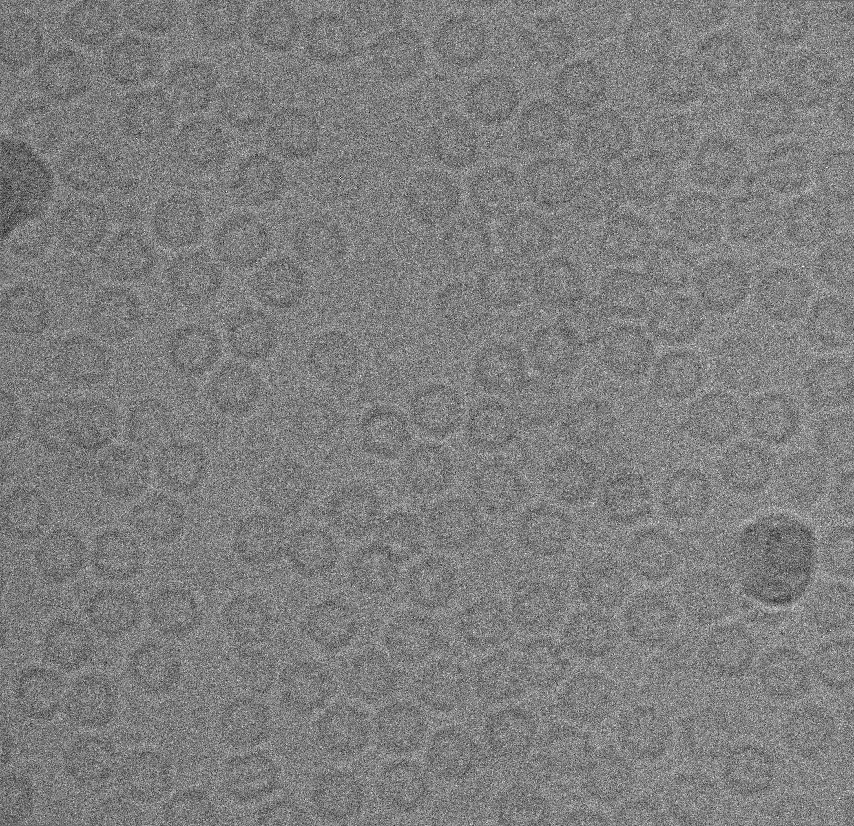
%> input picture Guide User Interface_GUI/Apoferritin cryo-EM dataset/May08_03.05.02.bin_avg.png, 854 x 826 px, shrunk from 1240 x 1200 before the run
$ octave --eval "result = K_means_Clustering(imread('../Guide User Interface_GUI/Apoferritin cryo-EM dataset/May08_03.05.02.bin_avg.png'));"   (GNU Octave 9; MATLAB toolbox functions it lacks are replaced by stand-ins)
%> lines starting %> are read from the running program, lines starting %| are printed output that depends on the picture; in (x1, y1, x2, y2) boxes, pixels count from 0 and x2, y2 are one past the last pixel; in counts of white or black regions, pixels touching at a corner belong together; the program's own positions count from 1
function [cluster_image] = K_means_Clustering(img)
%UNTITLED2 Summary of this function goes here
%   Detailed explanation goes here
 % specify number of clusters
    ab = double(img);
    nrows = size(ab,1);
    ncols = size(ab,2);
    ab = reshape(ab,nrows*ncols,1);

    nColors = 4;
    % repeat the clustering 3 times to avoid local minima
    [cluster_idx, cluster_center] = kmeans(ab,nColors,'distance','sqEuclidean', 'Replicates', 3);
%> cluster_center = [35918.7; 43028.5; 23186.5; 29993.1]

    pixel_labels = reshape(cluster_idx,nrows,ncols);
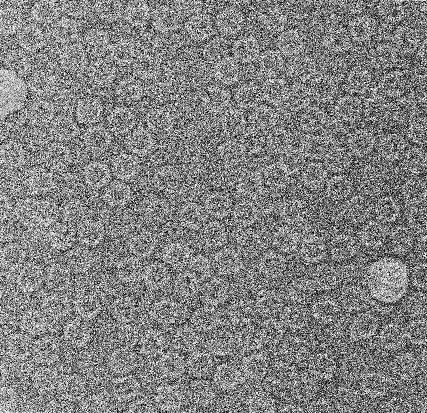
%> pixel_labels: size 826x854 double (shown at 1/2 size); min 1, max 4, mean 2.53; drawn with min black and max white
    imshow(pixel_labels,[]);

    % Sort the Clusters
    Ckm1=pixel_labels;Ckm1(pixel_labels~=1)=0;
%> after `Ckm1(pixel_labels~=1)=0`:
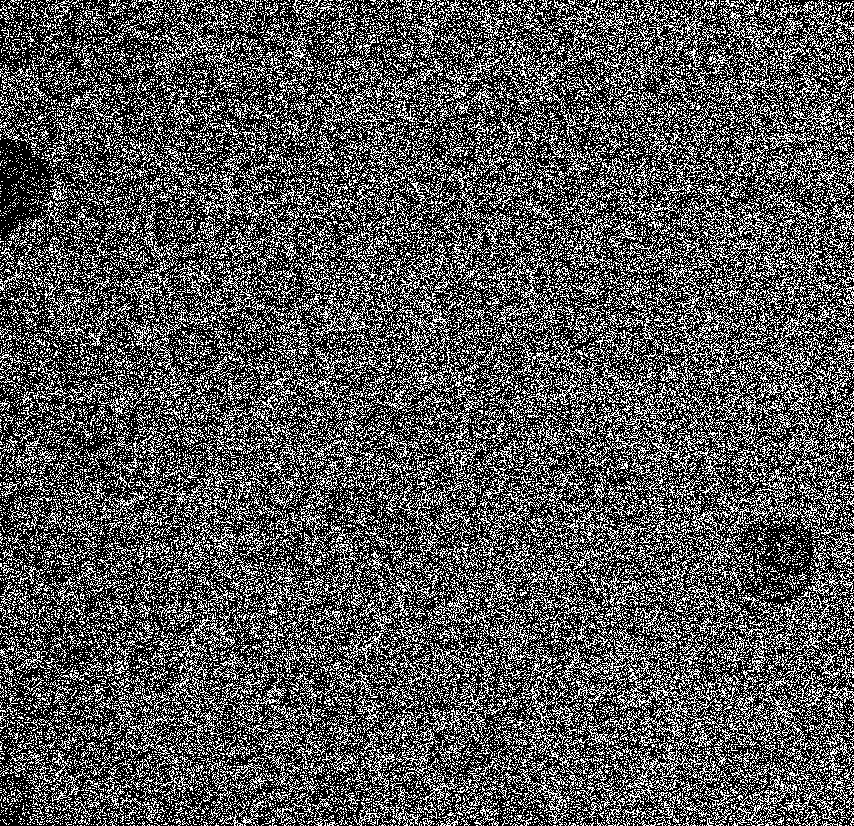
%> Ckm1: size 826x854 double; values 0 (black) and 1 (white), 33.2% white in thin lines or dots
    Ckm2=pixel_labels;Ckm2(pixel_labels~=2)=0;
%> after `Ckm2(pixel_labels~=2)=0`:
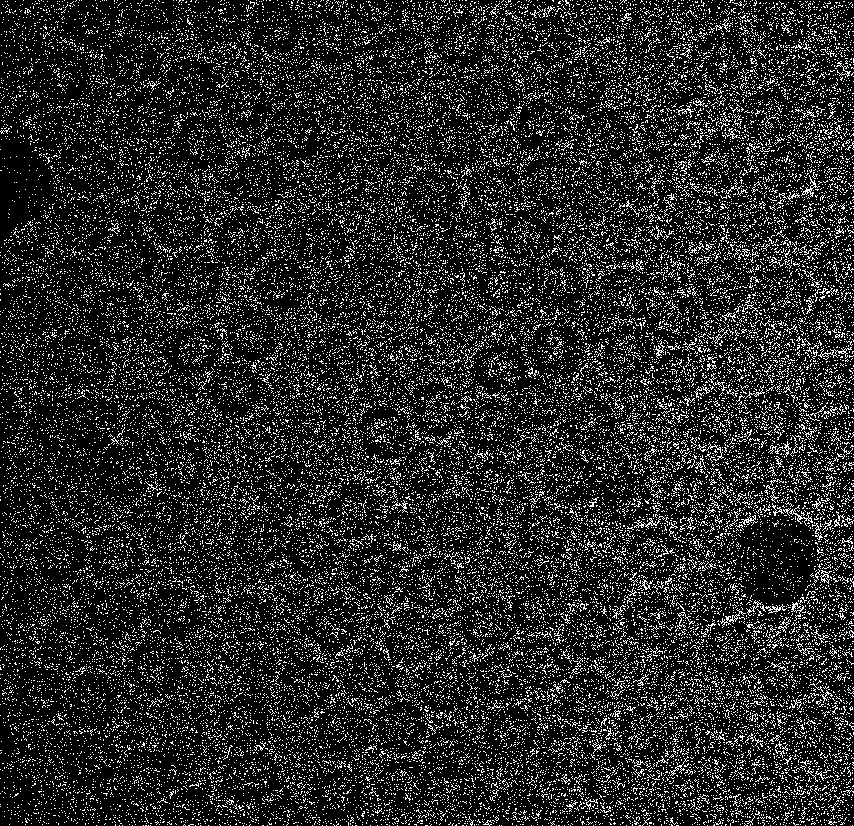
%> Ckm2: size 826x854 double; values 0 (black) and 2 (white), 15.2% white in thin lines or dots
    Ckm3=pixel_labels;Ckm3(pixel_labels~=3)=0;
%> after `Ckm3(pixel_labels~=3)=0`:
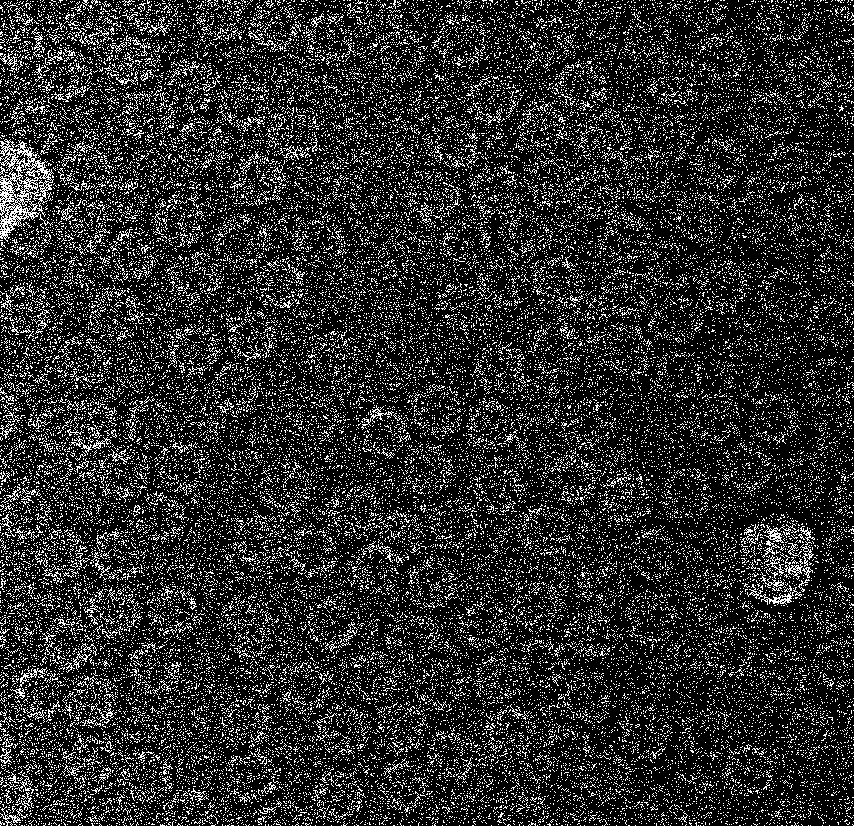
%> Ckm3: size 826x854 double; values 0 (black) and 3 (white), 17.3% white in thin lines or dots
    Ckm4=pixel_labels;Ckm4(pixel_labels~=4)=0;
%> after `Ckm4(pixel_labels~=4)=0`:
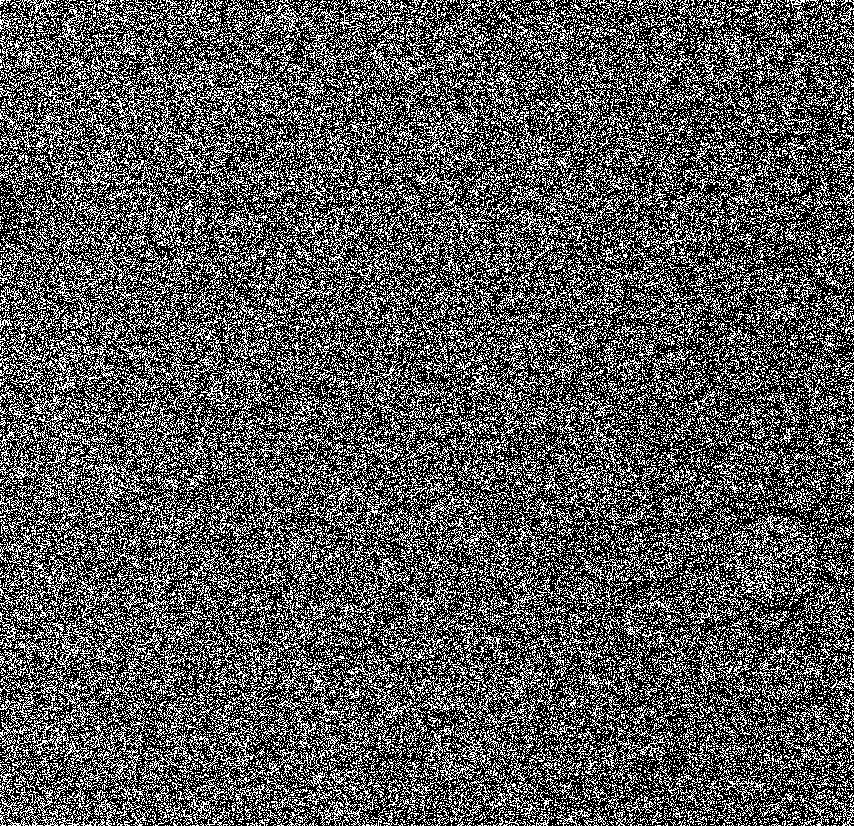
%> Ckm4: size 826x854 double; values 0 (black) and 4 (white), 34.3% white in thin lines or dots

    figure;suptitle('Clustering using K-means');
    subplot 221; imshow(Ckm1);title('Cluster #1');
    subplot 222; imshow(Ckm2);title('Cluster #2');
    subplot 223; imshow(Ckm3);title('Cluster #3');
    subplot 224; imshow(Ckm4);title('Cluster #4');
    disp(' ');
    clc;
    disp('_________________________________________________________');
    disp('                                                         ');
    disp('   S  E  G  M  E  N  T  A  T  I  O  N   -  S  T  E  P    ');
    disp('              U S I N G   K - M E A N S                  ');
    disp('_________________________________________________________');
    disp(' ');
    sel=input('Select Propoer Cluster #:" ');
%> the answer given: 1
    %
    if sel==1
        cluster=Ckm1;
    elseif sel==2
        cluster=Ckm2;
    elseif sel==3
        cluster=Ckm3;
    else
        cluster=Ckm4;
    end
% %% for Image 35
cluster1=bwareaopen(cluster,0);
%> cluster1: size 826x854 logical; 33.2% white in thin lines or dots
figure; imshow(cluster1);
cluster1=bwareaopen(cluster,100);
%> cluster1: size 826x854 logical; 10.5% white in thin lines or dots
figure; imshow(cluster1);title('CryoEM-Binary Mask Image');
binIM=cluster1;
SE=strel('disk',1);
cluster2=imerode(binIM,SE);
%> cluster2: size 826x854 logical; 0.23% white in thin lines or dots
k=imfill(cluster2,'holes');
BW = imclose(k,SE);imshow(BW,[]);
cluster3=bwareaopen(BW,0);
cluster3=imdilate(cluster3,SE);
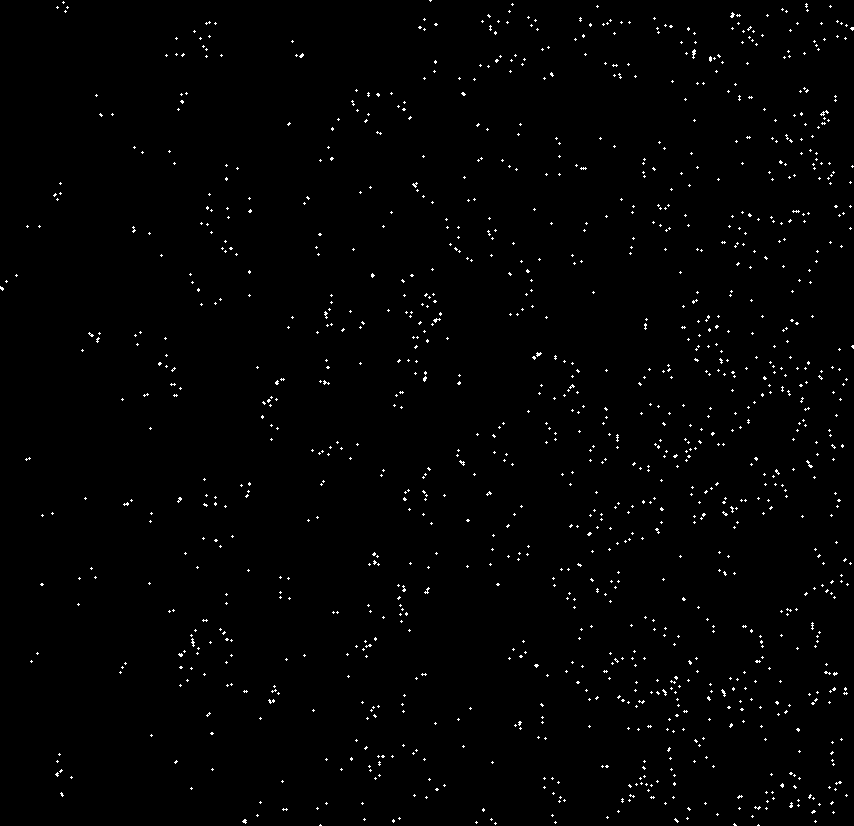
%> cluster3: size 826x854 logical; 1.1% white in thin lines or dots
figure; imshow(cluster3);title('CryoEM-Binary Mask Image');
cluster_image=cluster3;
end

$ run again, on Guide User Interface_GUI/Apoferritin cryo-EM dataset/May08_03.43.44.bin_avg.png
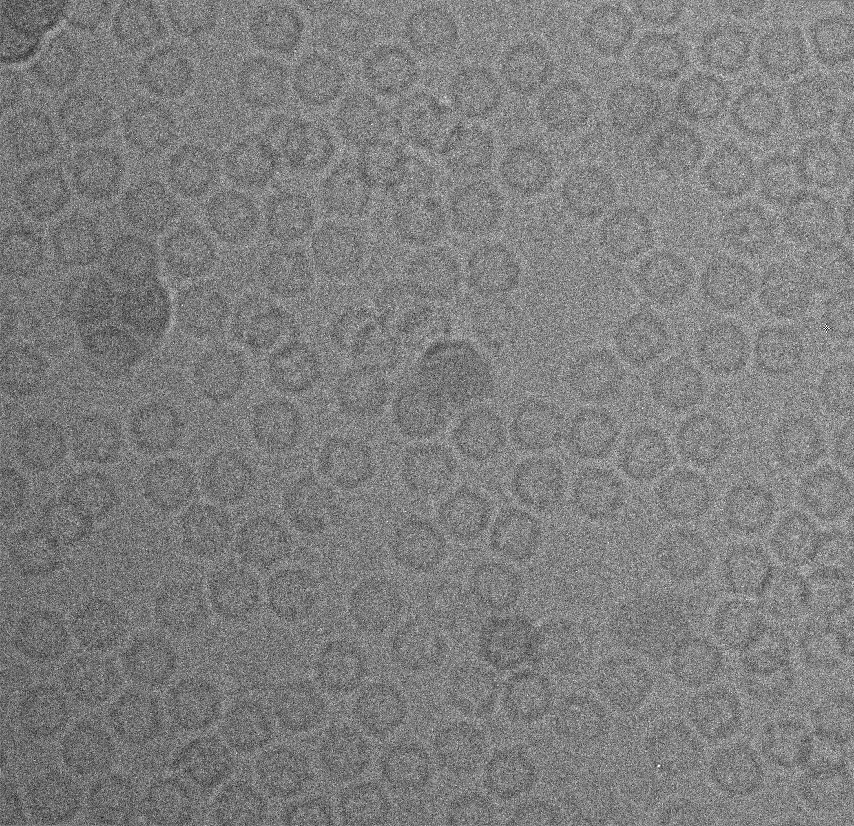
%> input picture Guide User Interface_GUI/Apoferritin cryo-EM dataset/May08_03.43.44.bin_avg.png, 854 x 826 px, shrunk from 1240 x 1200 before the run
%> cluster_center = [29998.8; 35918.6; 42979; 23228.6]
%> in K_means_Clustering, `Ckm1(pixel_labels~=1)=0`:
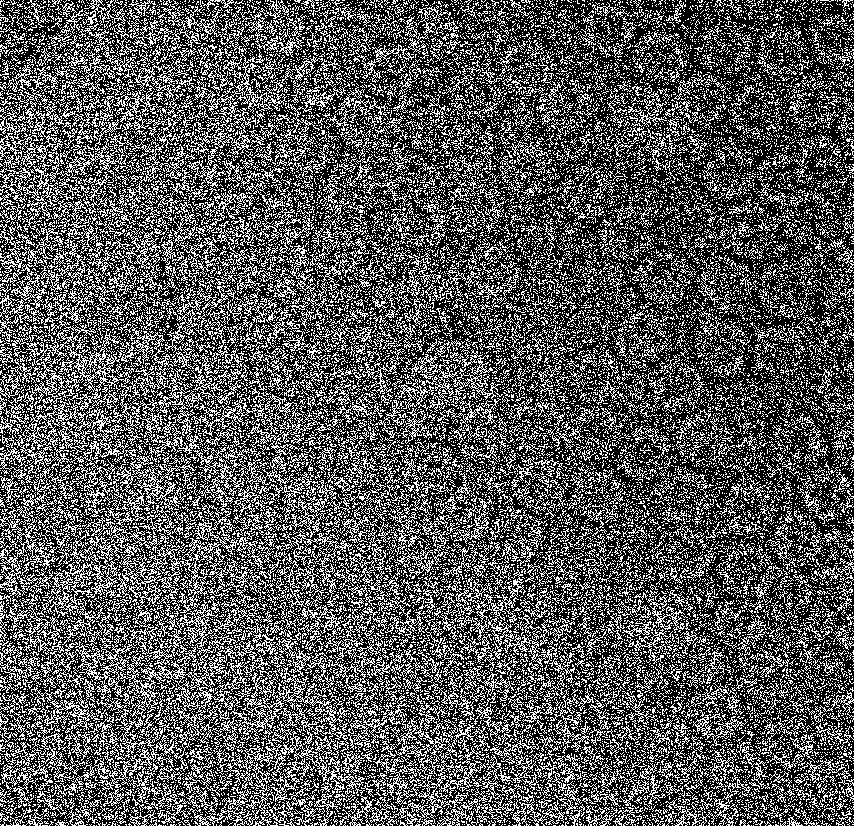
%> Ckm1: size 826x854 double; values 0 (black) and 1 (white), 34.2% white in thin lines or dots
%> Ckm2: size 826x854 double; values 0 (black) and 2 (white), 33.1% white in thin lines or dots
%> Ckm3: size 826x854 double; values 0 (black) and 3 (white), 15.3% white in thin lines or dots
%> Ckm4: size 826x854 double; values 0 (black) and 4 (white), 17.3% white in thin lines or dots
%> cluster2: size 826x854 logical; 0.46% white in thin lines or dots
%> in K_means_Clustering, `cluster3=imdilate(cluster3,SE);`:
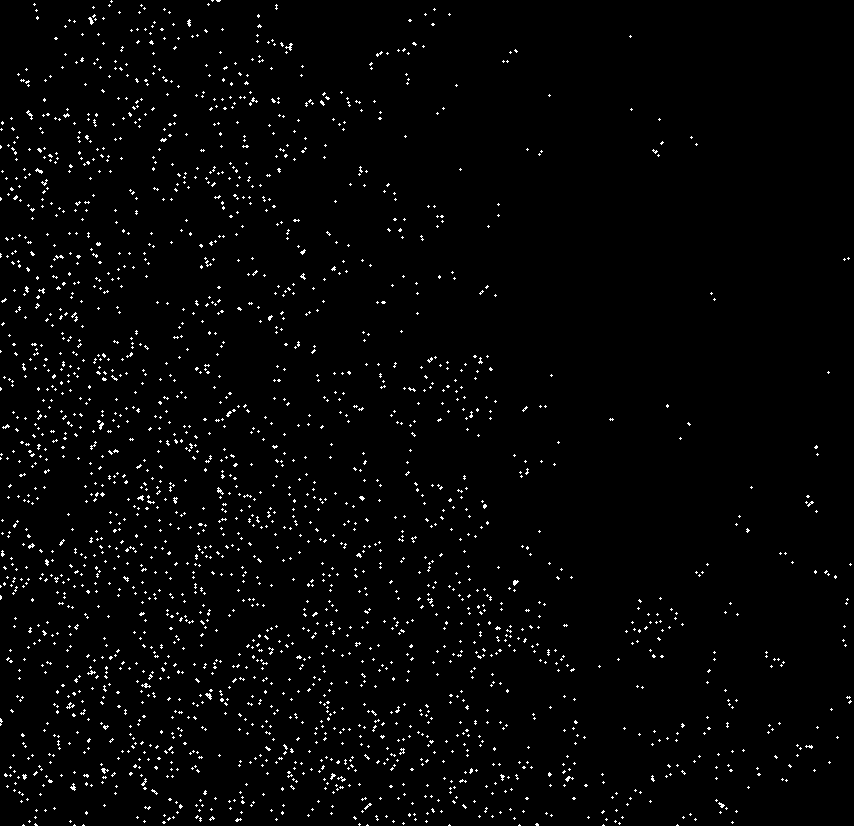
%> cluster3: size 826x854 logical; 2.1% white in thin lines or dots

$ run again, on Guide User Interface_GUI/Apoferritin cryo-EM dataset/May08_04.32.27.bin_avg.png
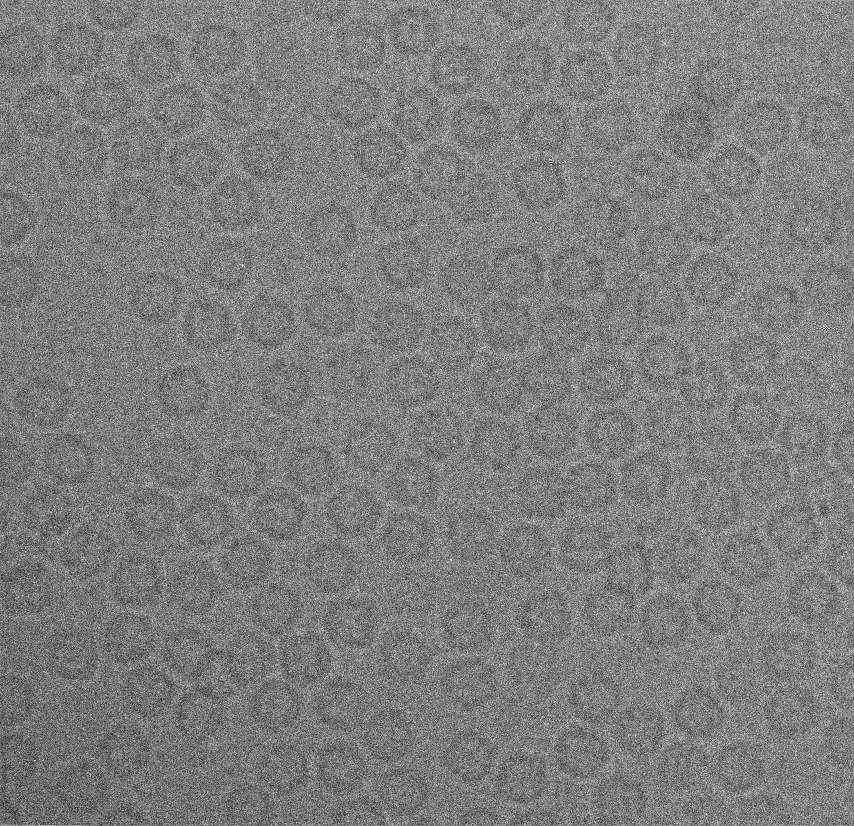
%> input picture Guide User Interface_GUI/Apoferritin cryo-EM dataset/May08_04.32.27.bin_avg.png, 854 x 826 px, shrunk from 1240 x 1200 before the run
%> cluster_center = [23162.2; 35872.8; 42949.5; 29948.1]
%> in K_means_Clustering, `Ckm1(pixel_labels~=1)=0`:
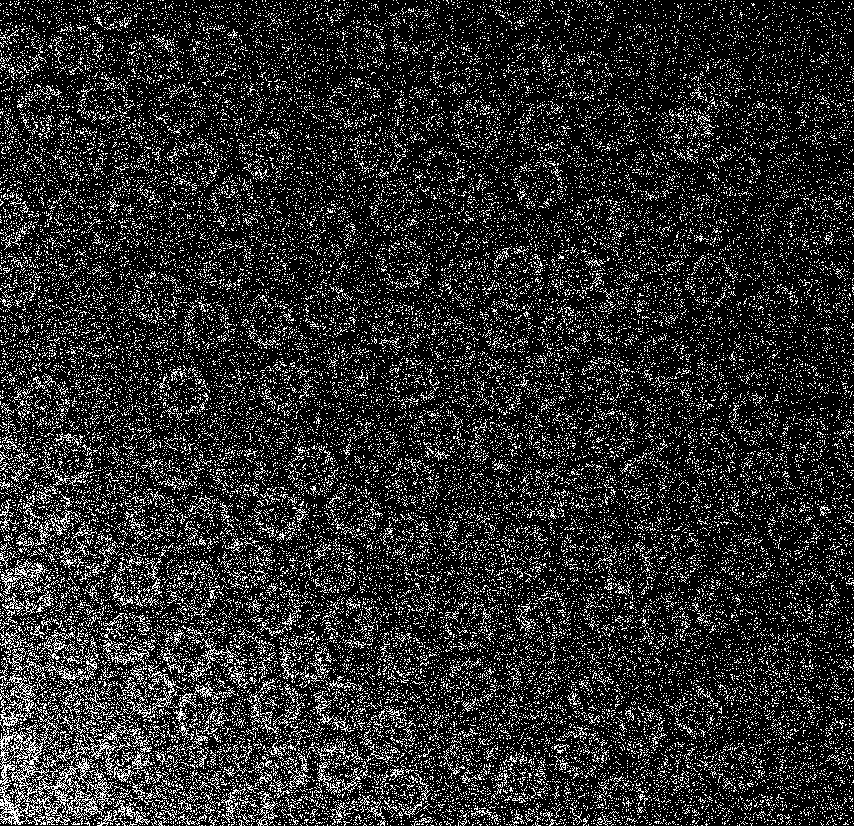
%> Ckm1: size 826x854 double; values 0 (black) and 1 (white), 17% white in thin lines or dots
%> Ckm2: size 826x854 double; values 0 (black) and 2 (white), 33.3% white in thin lines or dots
%> Ckm3: size 826x854 double; values 0 (black) and 3 (white), 15.4% white in thin lines or dots
%> Ckm4: size 826x854 double; values 0 (black) and 4 (white), 34.3% white in thin lines or dots
%> cluster2: size 826x854 logical; 0.05% white in thin lines or dots, all inside (x1, y1, x2, y2) = (0, 507, 325, 822)
%> in K_means_Clustering, `cluster3=imdilate(cluster3,SE);`:
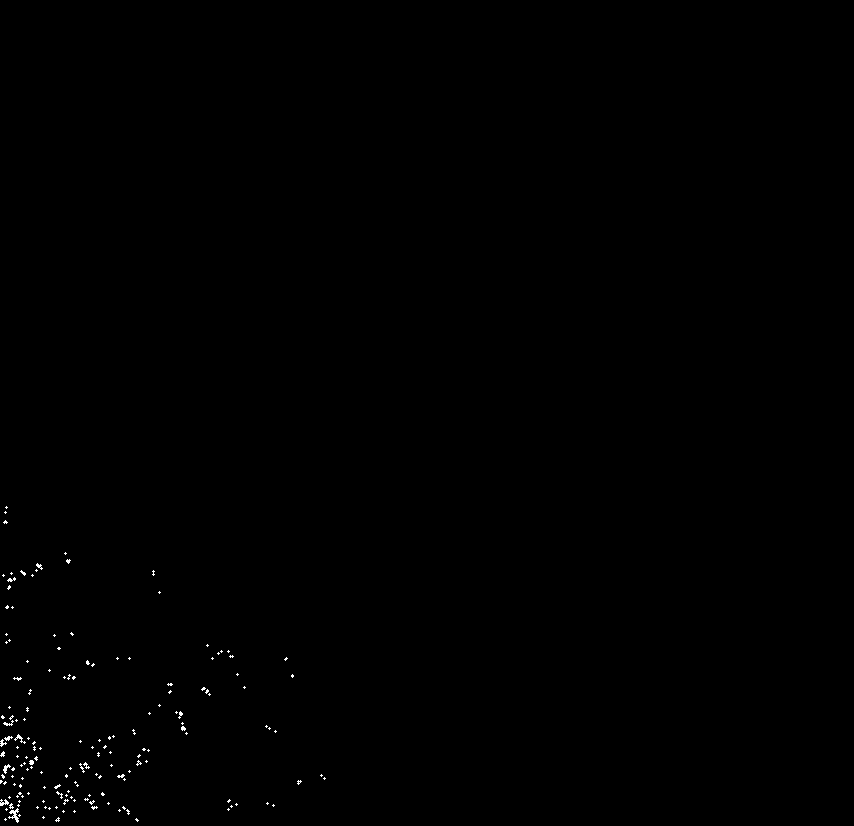
%> cluster3: size 826x854 logical; 0.21% white in thin lines or dots, all inside (x1, y1, x2, y2) = (0, 506, 326, 823)
